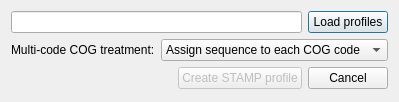
<?xml version="1.0" encoding="UTF-8"?>
<ui version="4.0">
 <class>AssignCOGsDlg</class>
 <widget class="QDialog" name="AssignCOGsDlg">
  <property name="geometry">
   <rect>
    <x>0</x>
    <y>0</y>
    <width>308</width>
    <height>102</height>
   </rect>
  </property>
  <property name="windowTitle">
   <string>Assign COG categories</string>
  </property>
  <property name="windowIcon">
   <iconset>
    <normaloff>../icons/programIcon.png</normaloff>../icons/programIcon.png</iconset>
  </property>
  <layout class="QVBoxLayout" name="verticalLayout">
   <item>
    <layout class="QHBoxLayout" name="horizontalLayout">
     <item>
      <widget class="QLineEdit" name="txtInputProfile">
       <property name="readOnly">
        <bool>true</bool>
       </property>
      </widget>
     </item>
     <item>
      <widget class="QPushButton" name="btnLoadProfiles">
       <property name="text">
        <string>Load profiles</string>
       </property>
      </widget>
     </item>
    </layout>
   </item>
   <item>
    <layout class="QHBoxLayout" name="horizontalLayout_3">
     <item>
      <spacer name="horizontalSpacer_2">
       <property name="orientation">
        <enum>Qt::Horizontal</enum>
       </property>
       <property name="sizeHint" stdset="0">
        <size>
         <width>40</width>
         <height>20</height>
        </size>
       </property>
      </spacer>
     </item>
     <item>
      <widget class="QLabel" name="label">
       <property name="text">
        <string>Multi-code COG treatment:</string>
       </property>
      </widget>
     </item>
     <item>
      <widget class="QComboBox" name="cboMultiCogTreatment">
       <item>
        <property name="text">
         <string>Assign sequence to each COG code</string>
        </property>
       </item>
       <item>
        <property name="text">
         <string>Treat multi-code COGs as features</string>
        </property>
       </item>
      </widget>
     </item>
    </layout>
   </item>
   <item>
    <layout class="QHBoxLayout" name="horizontalLayout_2">
     <item>
      <spacer name="horizontalSpacer">
       <property name="orientation">
        <enum>Qt::Horizontal</enum>
       </property>
       <property name="sizeHint" stdset="0">
        <size>
         <width>40</width>
         <height>20</height>
        </size>
       </property>
      </spacer>
     </item>
     <item>
      <widget class="QPushButton" name="btnCreateProfile">
       <property name="enabled">
        <bool>false</bool>
       </property>
       <property name="text">
        <string>Create STAMP profile</string>
       </property>
      </widget>
     </item>
     <item>
      <widget class="QPushButton" name="btnCancel">
       <property name="text">
        <string>Cancel</string>
       </property>
      </widget>
     </item>
    </layout>
   </item>
  </layout>
 </widget>
 <resources/>
 <connections/>
 <designerdata>
  <property name="gridDeltaX">
   <number>10</number>
  </property>
  <property name="gridDeltaY">
   <number>10</number>
  </property>
  <property name="gridSnapX">
   <bool>true</bool>
  </property>
  <property name="gridSnapY">
   <bool>true</bool>
  </property>
  <property name="gridVisible">
   <bool>true</bool>
  </property>
 </designerdata>
</ui>
